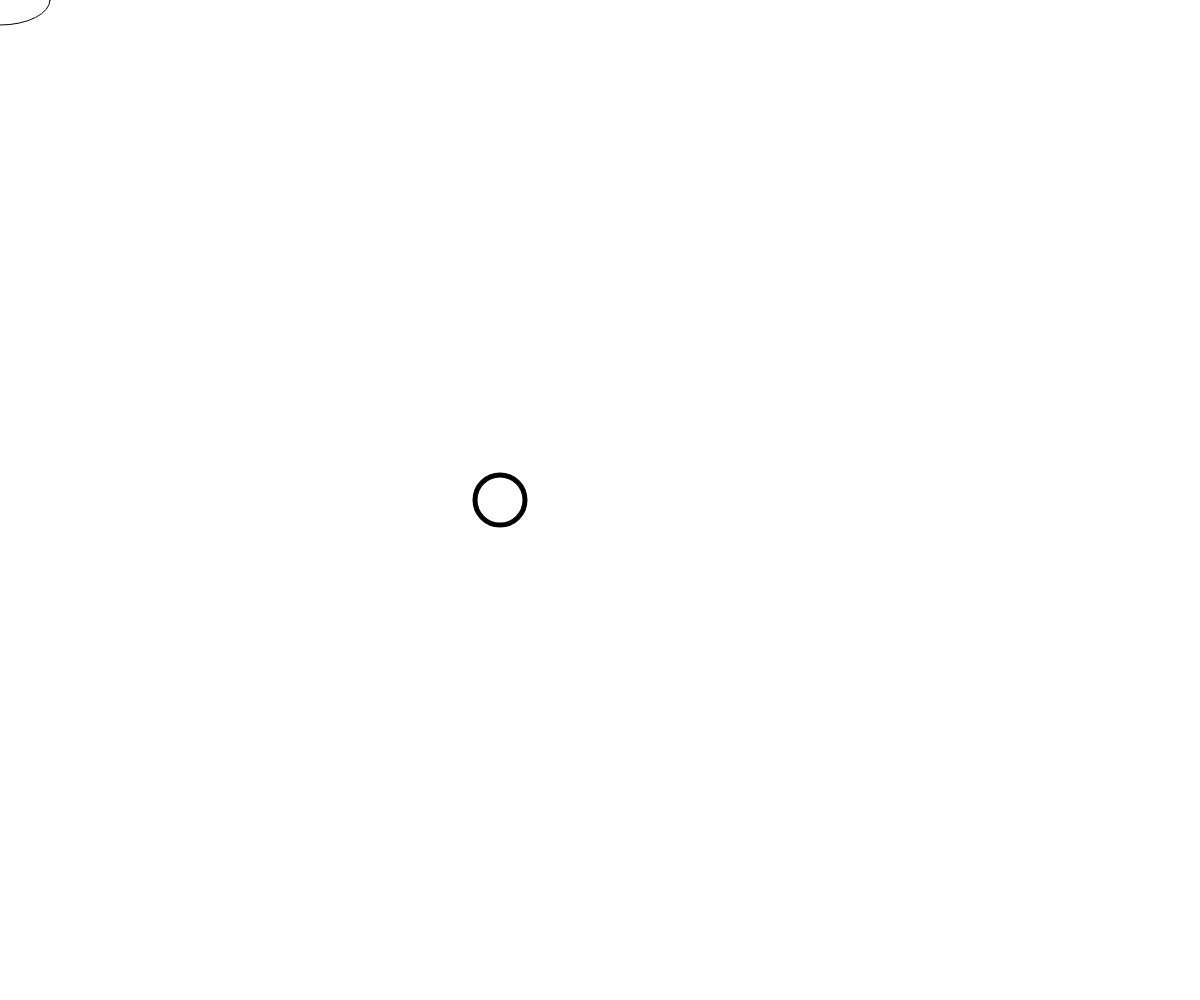
Frame 1 (no input)
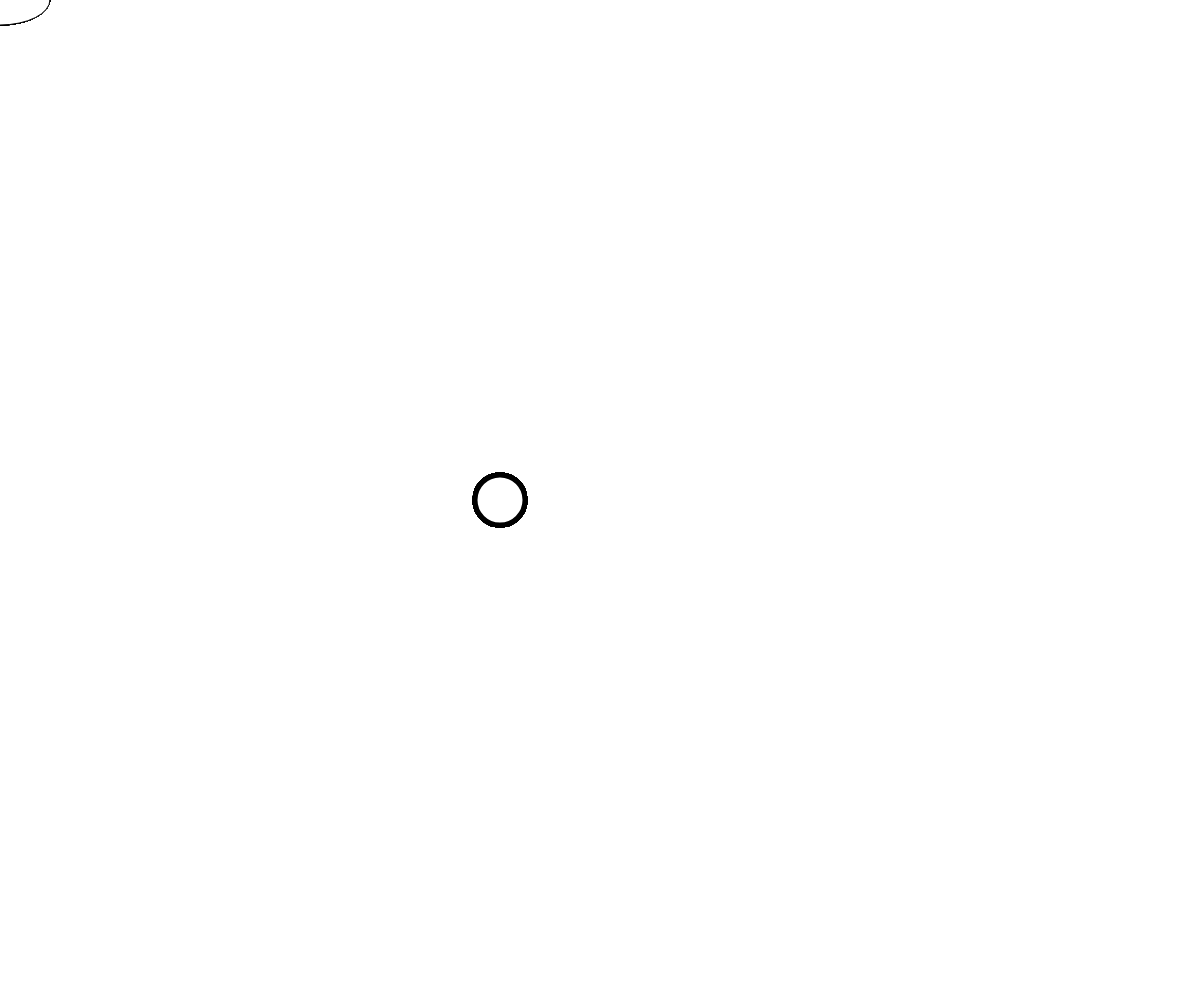
Frame 60 (no input)
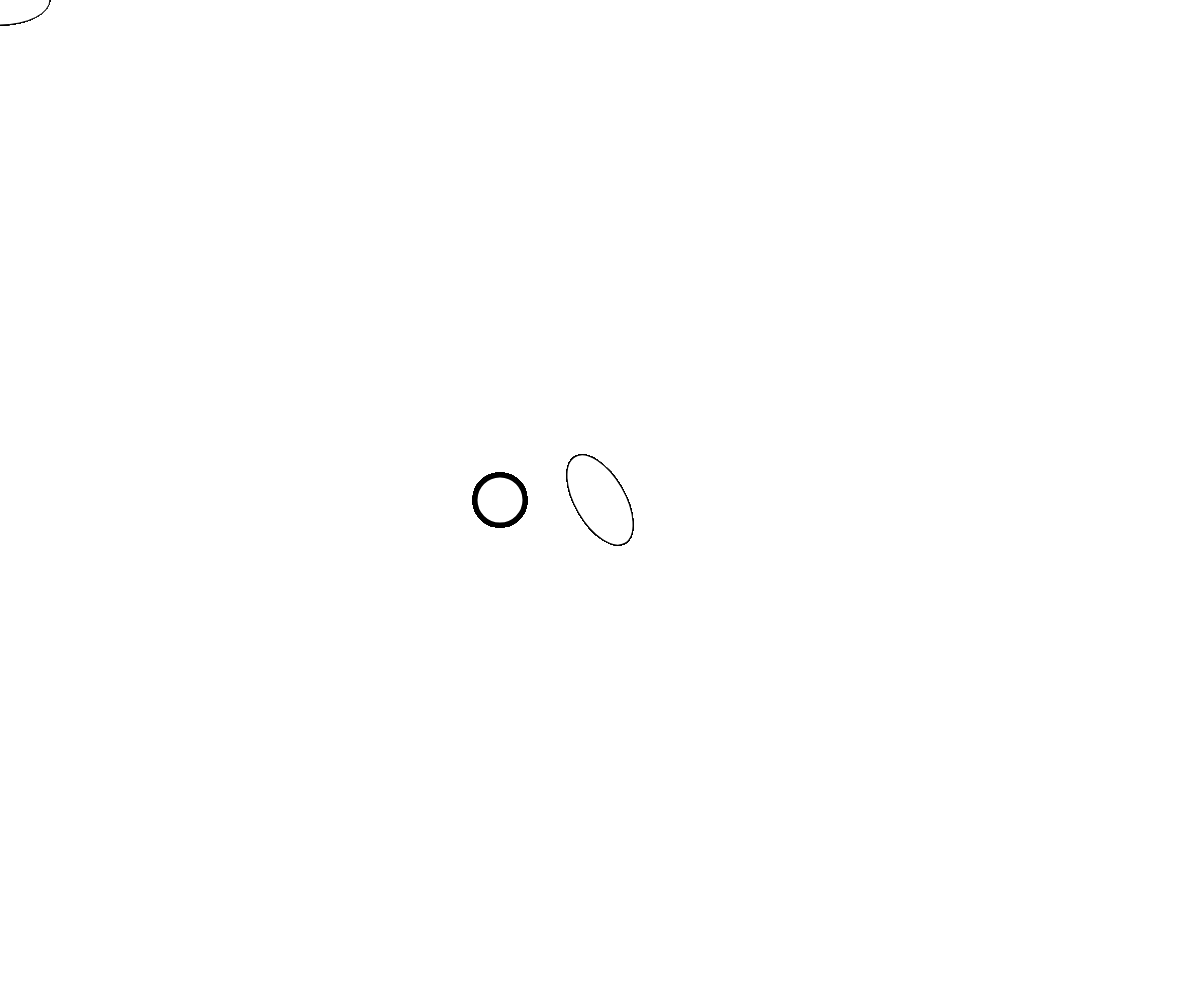
Frame 120 (the mouse pressed at the canvas centre since frame 60)

The p5.js sketch that drew these frames (run headless with seeded random() and noise() and a simulated clock; from frame 60 on, the mouse is pressed at the canvas centre):

// p5.js sketch
// ── sketch.js
function setup() {
  // Put things you want to run once in here. 
  createCanvas(windowWidth, windowHeight);
  angleMode(DEGREES);

}

function draw() {
  // Put things you want to over and over here. 
  // background(100);

  push();
  translate(mouseX, mouseY);
  rotate(mouseX);
  ellipse(0, 0, 100, 50);
  pop();

  scale(5);
  translate(100, 100);
  circle(0, 0, 10);
}
